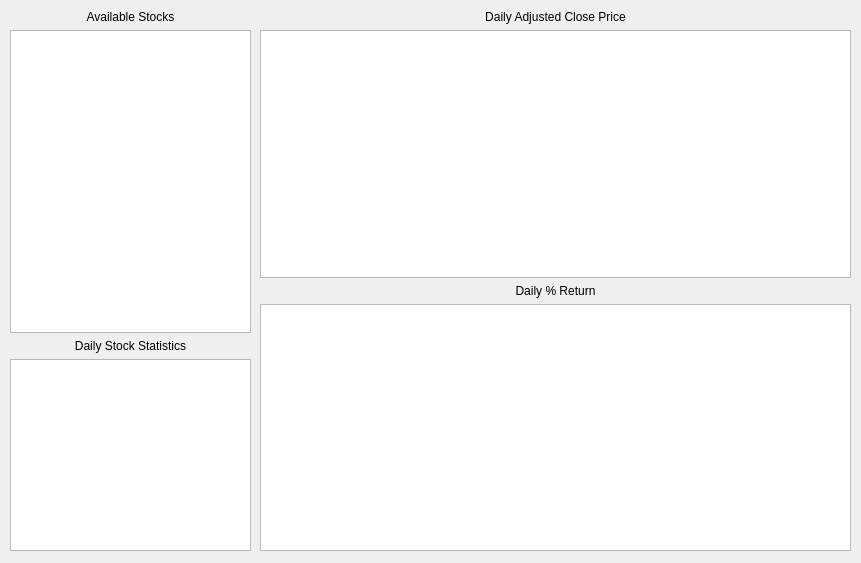
<?xml version="1.0" encoding="UTF-8"?>
<ui version="4.0">
 <class>stockData</class>
 <widget class="QWidget" name="stockData">
  <property name="geometry">
   <rect>
    <x>0</x>
    <y>0</y>
    <width>861</width>
    <height>563</height>
   </rect>
  </property>
  <property name="minimumSize">
   <size>
    <width>861</width>
    <height>563</height>
   </size>
  </property>
  <property name="maximumSize">
   <size>
    <width>861</width>
    <height>563</height>
   </size>
  </property>
  <property name="windowTitle">
   <string>Stock Data</string>
  </property>
  <widget class="QWidget" name="verticalLayoutWidget">
   <property name="geometry">
    <rect>
     <x>10</x>
     <y>10</y>
     <width>241</width>
     <height>541</height>
    </rect>
   </property>
   <layout class="QVBoxLayout" name="verticalLayout">
    <item>
     <widget class="QLabel" name="label">
      <property name="text">
       <string>Available Stocks</string>
      </property>
      <property name="alignment">
       <set>Qt::AlignCenter</set>
      </property>
     </widget>
    </item>
    <item>
     <widget class="QListWidget" name="analysisChoice"/>
    </item>
    <item>
     <widget class="QLabel" name="label_4">
      <property name="text">
       <string>Daily Stock Statistics</string>
      </property>
      <property name="alignment">
       <set>Qt::AlignCenter</set>
      </property>
     </widget>
    </item>
    <item alignment="Qt::AlignBottom">
     <widget class="QTextEdit" name="analysisText">
      <property name="textInteractionFlags">
       <set>Qt::NoTextInteraction</set>
      </property>
     </widget>
    </item>
   </layout>
  </widget>
  <widget class="QWidget" name="verticalLayoutWidget_2">
   <property name="geometry">
    <rect>
     <x>260</x>
     <y>10</y>
     <width>591</width>
     <height>541</height>
    </rect>
   </property>
   <layout class="QVBoxLayout" name="verticalLayout_2">
    <item>
     <widget class="QLabel" name="label_2">
      <property name="text">
       <string>Daily Adjusted Close Price</string>
      </property>
      <property name="alignment">
       <set>Qt::AlignCenter</set>
      </property>
     </widget>
    </item>
    <item>
     <widget class="QGraphicsView" name="adjCloseGraph"/>
    </item>
    <item>
     <widget class="QLabel" name="label_3">
      <property name="text">
       <string>Daily % Return</string>
      </property>
      <property name="alignment">
       <set>Qt::AlignCenter</set>
      </property>
     </widget>
    </item>
    <item>
     <widget class="QGraphicsView" name="returnsGraph"/>
    </item>
   </layout>
  </widget>
 </widget>
 <resources/>
 <connections/>
</ui>
